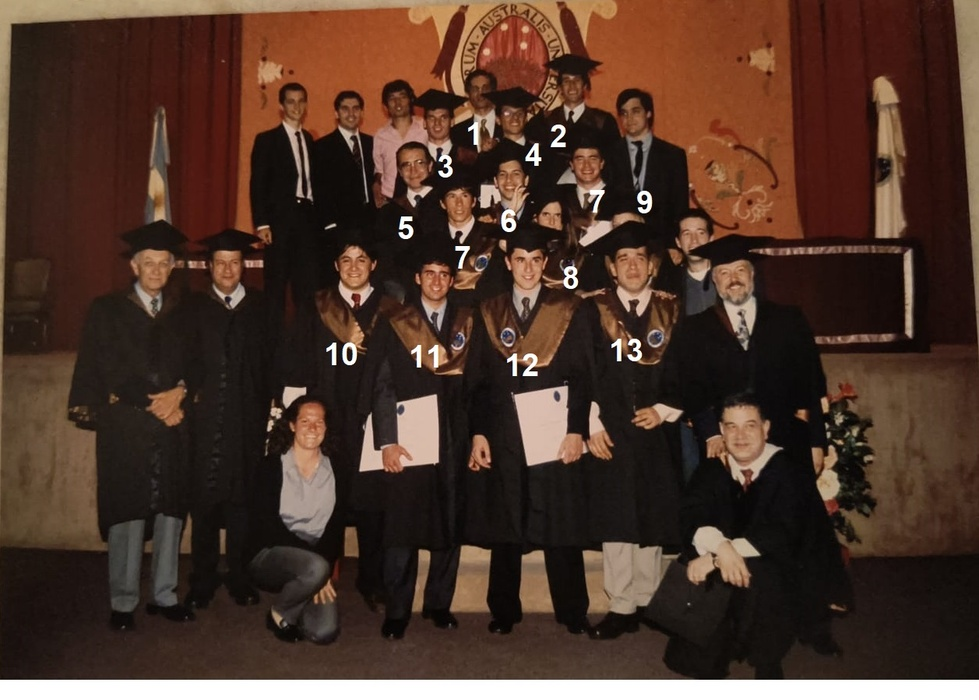
#> input picture public/2000 - numerada.jpg, 979 x 700 px, shrunk from 1257 x 899 before the run; its folder holds 4 pictures in this run
$ python detectar_caras_opencv.py
#> lines starting #> are read from the running program, lines starting #| are printed output that depends on the picture
import cv2
import os
import json
import cv2.data

# Ruta a la carpeta de imágenes
IMAGES_DIR = os.path.join(os.path.dirname(__file__), 'public')
# Archivo de salida
OUTPUT_JSON = os.path.join(os.path.dirname(__file__), 'faces.json')
# Archivo con los nombres de las caras
CARAS_TXT = os.path.join(os.path.dirname(__file__), 'caras.txt')

# Obtener la ruta del archivo haarcascade de OpenCV
cascade_path = cv2.data.haarcascades + 'haarcascade_frontalface_default.xml'
if not os.path.exists(cascade_path):
    raise FileNotFoundError(f'No se encontró el archivo haarcascade_frontalface_default.xml en {cascade_path}')

face_cascade = cv2.CascadeClassifier(cascade_path)

# Extensiones de imagen válidas
VALID_EXTENSIONS = {'.jpg', '.jpeg', '.png', '.JPG', '.JPEG', '.PNG'}

# Leer el archivo de nombres de caras
nombres_caras = {}
if os.path.exists(CARAS_TXT):
    with open(CARAS_TXT, 'r', encoding='utf-8') as f:
#> (reads caras.txt from the repository)
        for line in f:
            line = line.strip()
            if line:
                partes = line.split('\t')
                if len(partes) >= 3:
                    año = partes[0]
                    numero_cara = int(partes[1])
                    nombre = partes[2]
                    if año not in nombres_caras:
                        nombres_caras[año] = {}
                    nombres_caras[año][numero_cara] = nombre

faces_data = {}

for filename in os.listdir(IMAGES_DIR):
    name, ext = os.path.splitext(filename)
    if ext not in VALID_EXTENSIONS:
        continue

    # Obtener el año del nombre del archivo (sin extensión)
    año = name

    image_path = os.path.join(IMAGES_DIR, filename)
    image = cv2.imread(image_path)
#> image is the input picture: shape (700, 979, 3); mean B, G, R 42.1, 53.5, 76.6
    if image is None:
        print(f"No se pudo leer la imagen: {filename}")
        continue

    gray = cv2.cvtColor(image, cv2.COLOR_BGR2GRAY)
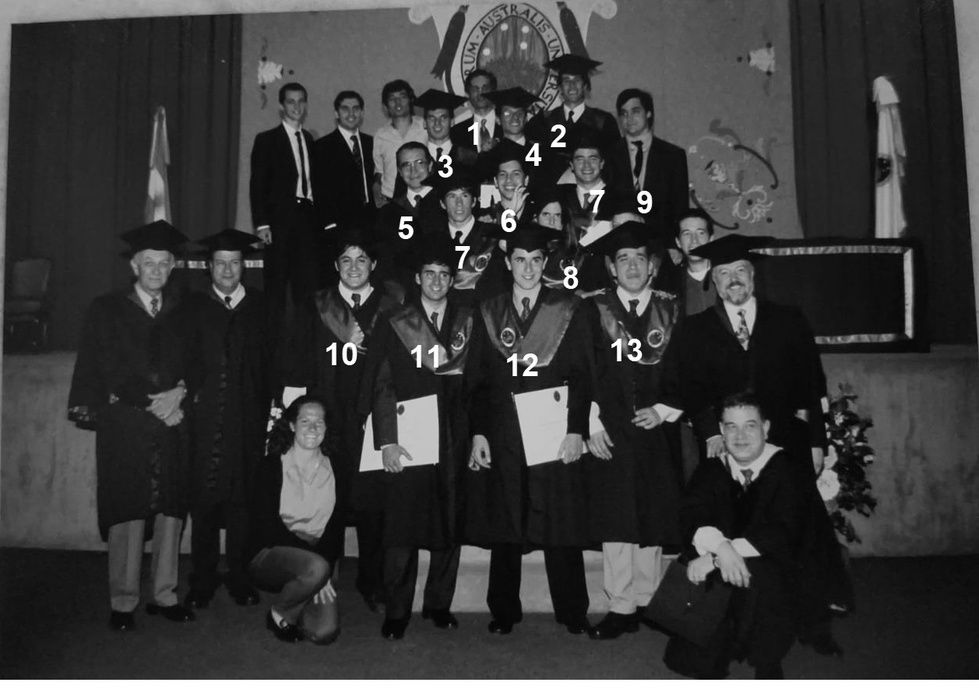
#> gray: shape (700, 979); min 0, max 255, mean 59.1
    faces = face_cascade.detectMultiScale(gray, scaleFactor=1.1, minNeighbors=5, minSize=(30, 30))
#> faces = 13 rows, first 6: [614, 100, 34, 34], [569, 145, 37, 37], [395, 150, 36, 36], [492, 160, 36, 36], [442, 184, 35, 35], [335, 246, 40, 40]

    caras = []
    for idx, (x, y, w, h) in enumerate(faces, start=1):
        # Buscar el nombre en el diccionario de nombres
        nombre = nombres_caras.get(año, {}).get(idx, '')

        caras.append({
            'id': idx,
            'x': int(x),
            'y': int(y),
            'w': int(w),
            'h': int(h),
            'nombre': nombre
        })
#> this loop made 13 passes
#> (x, y, w, h) on passes 1 to 12: (614, 100, 34, 34), (569, 145, 37, 37), (395, 150, 36, 36), (492, 160, 36, 36), (442, 184, 35, 35), (335, 246, 40, 40), (138, 250, 37, 37), (208, 248, 38, 38), (415, 257, 44, 44), (292, 407, 39, 39), (506, 242, 46, 46), (608, 240, 49, 49)
#> after the loop, caras = 13 items

    faces_data[filename] = caras

    caras_con_nombre = sum(1 for cara in caras if cara['nombre'])
#> caras_con_nombre = 0
    print(f"{filename}: {len(caras)} cara(s) detectada(s), {caras_con_nombre} con nombre")
#| 2000 - numerada.jpg: 13 cara(s) detectada(s), 0 con nombre
#> pass 2 of the loop `for filename in os.listdir(IMAGES_DIR):`:
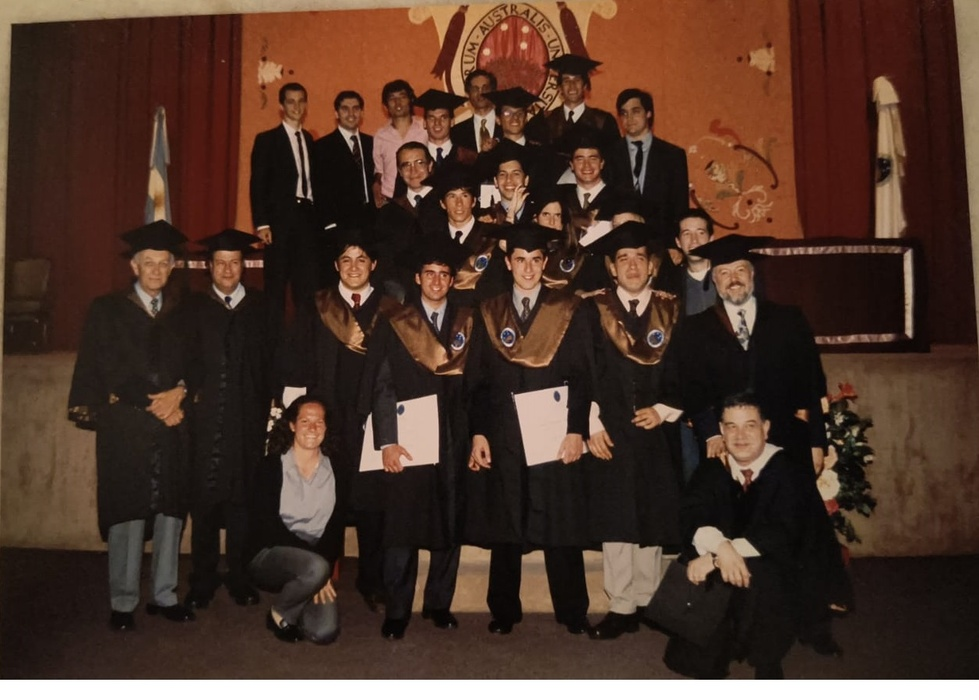
#> input picture public/2000.jpg, 979 x 700 px, shrunk from 1257 x 899 before the run
#> image is the input picture: shape (700, 979, 3); mean B, G, R 41.2, 52.6, 75.8
#> `gray = cv2.cvtColor(image, cv2.COLOR_BGR2GRAY)`:
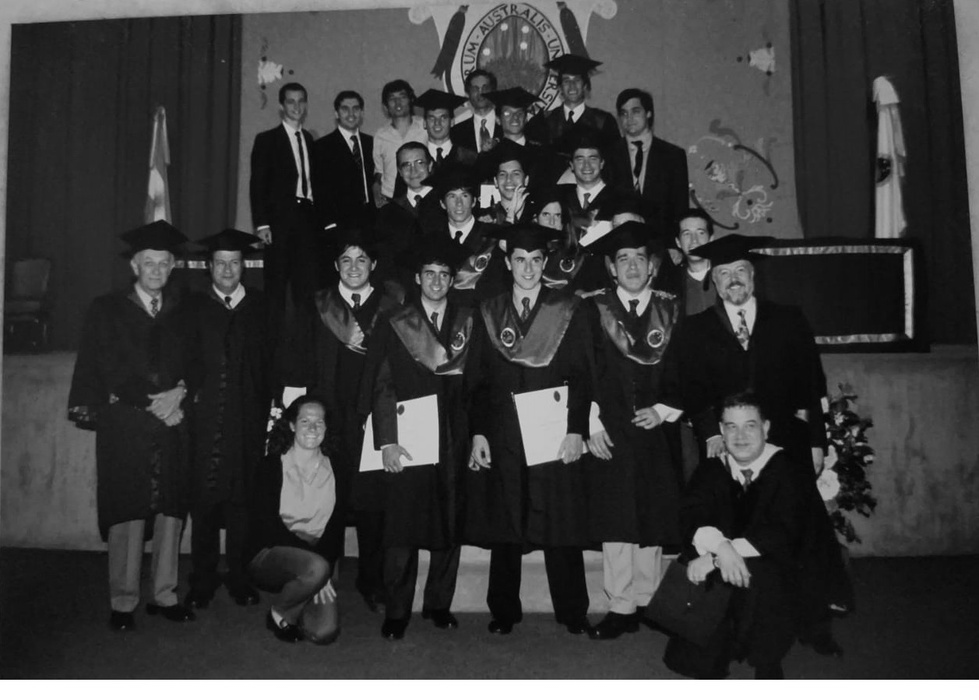
#> gray: shape (700, 979); min 2, max 255, mean 58.2
#> faces = 13 rows, first 6: [614, 100, 34, 34], [569, 145, 37, 37], [395, 150, 36, 36], [493, 160, 38, 38], [442, 184, 35, 35], [335, 246, 40, 40]
#> the loop `for idx, (x, y, w, h) in enumerate(faces, start=1):` made 13 passes
#> caras_con_nombre = 7
#| 2000.jpg: 13 cara(s) detectada(s), 7 con nombre
#> pass 3 of the loop `for filename in os.listdir(IMAGES_DIR):`:
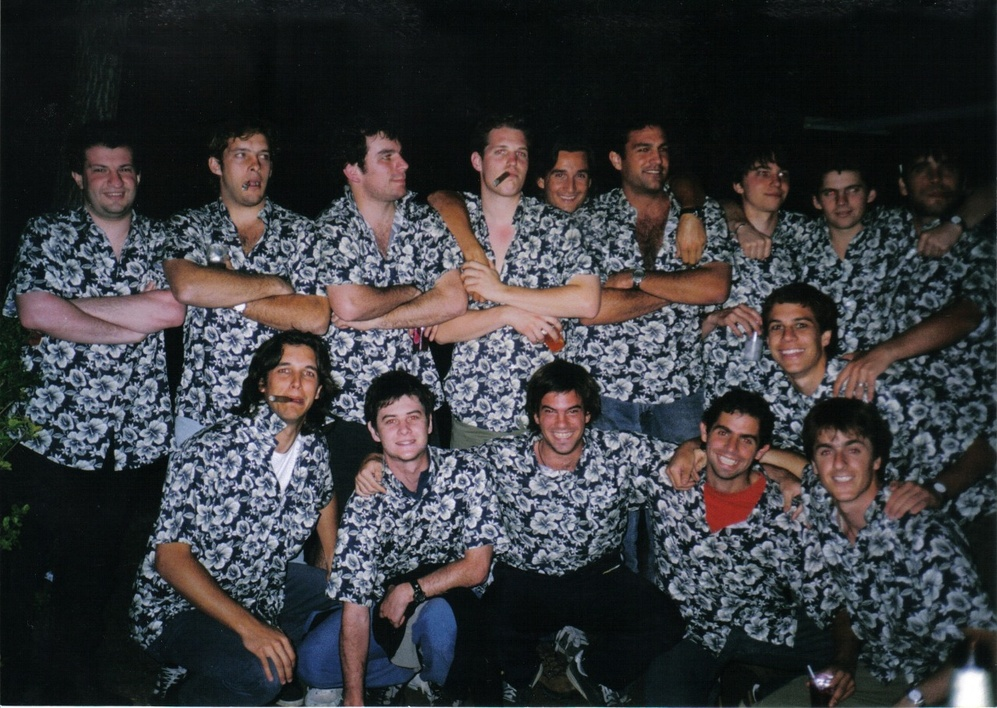
#> input picture public/2001 - original.jpg, 997 x 708 px, shrunk from 1280 x 909 before the run
#> image is the input picture: shape (708, 997, 3); mean B, G, R 62.1, 58.9, 58.7
#> `gray = cv2.cvtColor(image, cv2.COLOR_BGR2GRAY)`:
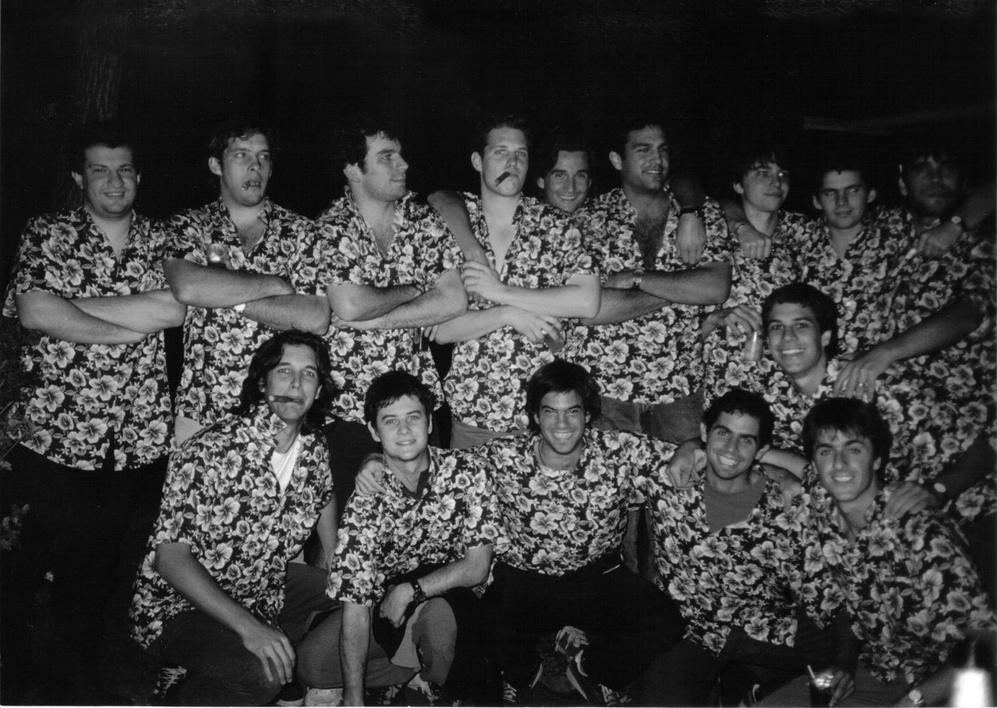
#> gray: shape (708, 997); min 2, max 255, mean 59.2
#> faces = [[534, 390, 55, 55], [623, 128, 58, 58], [543, 154, 55, 55], [263, 348, 67, 67], [479, 131, 60, 60], [81, 148, 63, 63], [813, 169, 58, 58], [756, 302, 67, 67], [372, 396, 63, 63], [219, 133, 67, 67], [901, 143, 68, 68], [805, 421, 73, 73]]
#> the loop `for idx, (x, y, w, h) in enumerate(faces, start=1):` made 12 passes
#> after the loop `for idx, (x, y, w, h) in enumerate(faces, start=1):`: caras = 12 items
#> caras_con_nombre = 0
#| 2001 - original.jpg: 12 cara(s) detectada(s), 0 con nombre
#> the loop made 4 passes; the first 3 are shown

# Guardar resultados en faces.json
with open(OUTPUT_JSON, 'w', encoding='utf-8') as f:
    json.dump(faces_data, f, indent=2, ensure_ascii=False)

print(f"\nDetección completada. Resultados guardados en {OUTPUT_JSON}")
